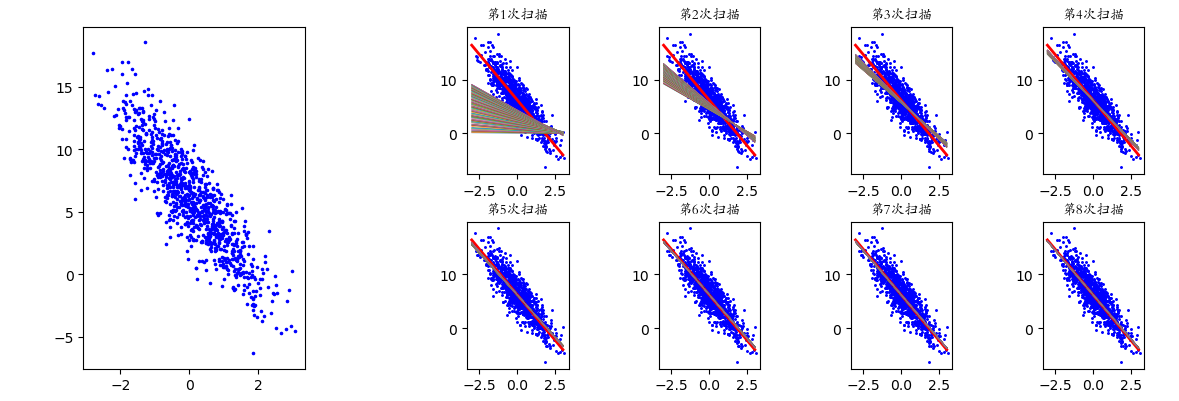

This chart was generated by the following Python code:
import numpy as np
import torch
import matplotlib.pyplot as plt
from matplotlib import font_manager
import random

def synthetic_data (w, b, num_samples):
    '''
    生成 y = Xw + b + epsilon格式的线性数据集，epsilon是噪声
    '''
    X = torch.from_numpy(np.zeros((num_samples, 2)))   
    X[:,0] = torch.from_numpy(np.ones((num_samples,)))
    X[:,1] = torch.normal(0, 1, (num_samples,)) # 0-1正态分布的随机函数
    b = torch.from_numpy(np.full((num_samples, 1), b)).double() 
    y = torch.matmul(X, w) + b # num_samples * 1 的矩阵
    y += torch.normal(0, 2, y.shape)  #添加噪声项, num_samples * 1 的矩阵
    return X, y


def data_iter (batch_size, features, labels):
    num_examples = len(features)
    indices = list(range(num_examples))
    random.shuffle(indices)
    
    for i in range(0, num_examples, batch_size):
        batch_indices = torch.tensor(indices[i: min(i + batch_size, num_examples)]) #得到一个批量
        yield features[batch_indices], labels[batch_indices]


def squared_loss (y_hat, y):
    return (y_hat - y) ** 2 / 2 #均方误差向量


def sgd (params, learning_rate, batch_size):
    '''
    小批量随机梯度下降
    '''
    with torch.no_grad():
        for params in params:
            params -= learning_rate * params.grad / batch_size
            params.grad.zero_()

    
def linreg (X, w, b):
    X = X.double()
    w = w.double()
    result = torch.matmul(X, w) + b
    return result
    
      
def main ():         
    font = font_manager.FontProperties(fname = r'C:\Users\未央\AppData\Local\Microsoft\Windows\Fonts\方正楷体_GBK.TTF')
    w = torch.tensor([[2, -3.4]]).double()
    w = w.T
    w_true = w
    b = 4.2
    b_true = b
    features, labels = synthetic_data (w, b, 1000)
    plt.figure()
    
    plt.subplot(131)
    plt.scatter(features[:,1], labels[:,0], marker = '.', color = 'blue', s = 10)
    
    '''
    初始化模型参数  
    '''
    w = torch.zeros([2, 1], requires_grad = True)
    b = torch.zeros(1, requires_grad = True)
    batch_size = 8
    learning_rate = 0.005
    num_epoches = 8
    net = linreg
    loss = squared_loss
    
    xx = np.linspace(-3, 3, 1000)

    A = np.full((1000, 2), 1.)
    A[:,1] = xx
    
    for epoch in range(num_epoches):
        if epoch == 0:
            plt.subplot(263)
        elif epoch == 1:
            plt.subplot(264)
        elif epoch == 2:
            plt.subplot(265)
        elif epoch == 3:
            plt.subplot(266)
        elif epoch == 4:
            plt.subplot(269)
        elif epoch == 5:
            plt.subplot(2,6,10)
        elif epoch == 6:
            plt.subplot(2,6,11)
        elif epoch == 7:
            plt.subplot(2,6,12)
        plt.scatter(features[:,1], labels[:,0], marker = '.', color = 'blue', s = 5)
        
        w_true1 = w_true.numpy()
        plt.plot(xx, np.dot(A, w_true1) + b_true, linewidth = 2, color = 'red')
        

        for X, y in data_iter(batch_size, features, labels):
            l = loss(net(X, w, b), y)
            l.sum().backward()        
            sgd([w, b], learning_rate, batch_size)
            w_tmp = w
            b_tmp = b
            with torch.no_grad():  
                '''
                直接w.numpy()会破坏计算图，我们用一个变量来代替它
                或者我们可以用detach方法
                w_tmp = w_tmp.detach().numpy() 
                b_tmp = b_tmp.detach().numpy()
                '''
                w_tmp = w_tmp.numpy()
                b_tmp = b_tmp.numpy()

                plt.plot(xx, np.dot(A, w_tmp) + b_tmp, linewidth = 0.5)
                
            plt.title("第" + str(epoch + 1) + '次扫描', fontproperties = font)

        
        print(w)   
        with torch.no_grad():
            train_l = loss(net(features, w, b), labels)
            print('epoch ' + str(epoch + 1) + ', loss: ' + str(float(train_l.mean())))
        
        plt.tight_layout()
        
        print('w_bias: ' + str(float(torch.norm(w_true-w, 2, dim = 0))))
        print('b_bias: ' + str(float(np.abs(float(b) - b_true))))
        print('\n')
    
    '''
    plt.figure()
    x = np.linspace(-3, 3, 1000)
    y = -3.4 * x + 4.2
    plt.plot(x, y, 'r')
    plt.scatter(features[:,1], labels[:,0], c = 'b')
    '''
        
  
if __name__ == '__main__':
    main()
